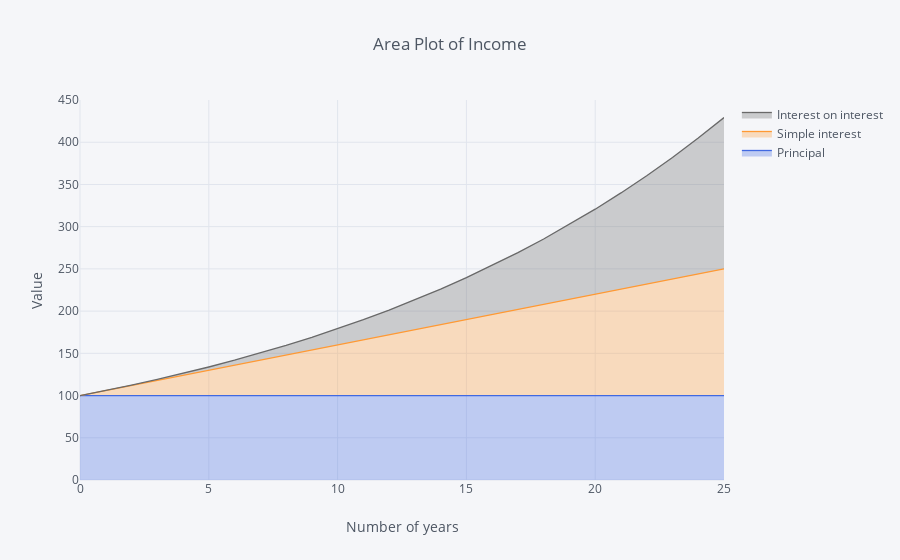

Write notebook code for a chart like this one.
### Code cell
df[['Principal', 'Simple interest', 'Interest on interest']].iplot(kind='area', yTitle='Value', xTitle='Number of years', yrange=[0, 450], fill=True, colors=['royalblue', 'orange', 'dimgray'], title='Area Plot of Income')

### Figure 1 — Plotly figure (JSON) as saved in the notebook; plotly's stock layout.template omitted (floating-point values rounded to 4 significant figures)
{"data": [{"fill": "tonexty", "fillcolor": "rgba(65, 105, 225, 0.3)", "line": {"color": "rgba(65, 105, 225, 1.0)", "dash": "solid", "width": 1.3}, "mode": "lines", "name": "Principal", "text": "", "type": "scatter", "x": [0, 1, 2, 3, 4, 5, 6, 7, 8, 9, 10, 11, 12, 13, 14, 15, 16, 17, 18, 19, 20, 21, 22, 23, 24, 25], "y": [100, 100, 100, 100, 100, 100, 100, 100, 100, 100, 100, 100, 100, 100, 100, 100, 100, 100, 100, 100, 100, 100, 100, 100, 100, 100]}, {"fill": "tonexty", "fillcolor": "rgba(255, 153, 51, 0.3)", "line": {"color": "rgba(255, 153, 51, 1.0)", "dash": "solid", "width": 1.3}, "mode": "lines", "name": "Simple interest", "text": "", "type": "scatter", "x": [0, 1, 2, 3, 4, 5, 6, 7, 8, 9, 10, 11, 12, 13, 14, 15, 16, 17, 18, 19, 20, 21, 22, 23, 24, 25], "y": [100, 106, 112, 118, 124, 130, 136, 142, 148, 154, 160, 166, 172, 178, 184, 190, 196, 202, 208, 214, 220, 226, 232, 238, 244, 250]}, {"fill": "tonexty", "fillcolor": "rgba(105, 105, 105, 0.3)", "line": {"color": "rgba(105, 105, 105, 1.0)", "dash": "solid", "width": 1.3}, "mode": "lines", "name": "Interest on interest", "text": "", "type": "scatter", "x": [0, 1, 2, 3, 4, 5, 6, 7, 8, 9, 10, 11, 12, 13, 14, 15, 16, 17, 18, 19, 20, 21, 22, 23, 24, 25], "y": [100, 106, 112.4, 119.1, 126.2, 133.8, 141.8, 150.4, 159.4, 168.9, 179.1, 189.8, 201.2, 213.3, 226.1, 239.7, 254.0, 269.3, 285.4, 302.6, 320.7, 340.0, 360.4, 382.0, 404.9, 429.2]}], "layout": {"legend": {"bgcolor": "#F5F6F9", "font": {"color": "#4D5663"}}, "paper_bgcolor": "#F5F6F9", "plot_bgcolor": "#F5F6F9", "title": "Area Plot of Income", "titlefont": {"color": "#4D5663"}, "xaxis1": {"gridcolor": "#E1E5ED", "showgrid": true, "tickfont": {"color": "#4D5663"}, "title": "Number of years", "titlefont": {"color": "#4D5663"}, "zerolinecolor": "#E1E5ED"}, "yaxis1": {"gridcolor": "#E1E5ED", "range": [0, 450], "showgrid": true, "tickfont": {"color": "#4D5663"}, "title": "Value", "titlefont": {"color": "#4D5663"}, "zerolinecolor": "#E1E5ED"}}}
